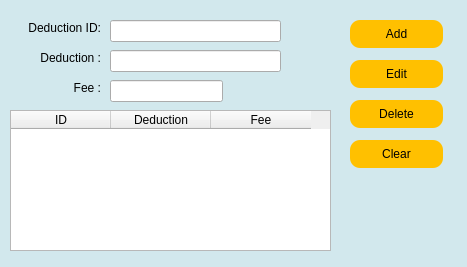
<?xml version="1.0" encoding="UTF-8"?>
<ui version="4.0">
 <class>Dialog</class>
 <widget class="QDialog" name="Dialog">
  <property name="geometry">
   <rect>
    <x>0</x>
    <y>0</y>
    <width>467</width>
    <height>267</height>
   </rect>
  </property>
  <property name="windowTitle">
   <string>Deduction Record</string>
  </property>
  <property name="windowOpacity">
   <double>1.000000000000000</double>
  </property>
  <property name="styleSheet">
   <string notr="true">QDialog{
	background:rgb(210,232,237);
}</string>
  </property>
  <widget class="QLabel" name="label_2">
   <property name="geometry">
    <rect>
     <x>10</x>
     <y>50</y>
     <width>91</width>
     <height>16</height>
    </rect>
   </property>
   <property name="styleSheet">
    <string notr="true"/>
   </property>
   <property name="text">
    <string>Deduction :</string>
   </property>
   <property name="alignment">
    <set>Qt::AlignRight|Qt::AlignTrailing|Qt::AlignVCenter</set>
   </property>
  </widget>
  <widget class="QLineEdit" name="txtFee">
   <property name="geometry">
    <rect>
     <x>110</x>
     <y>80</y>
     <width>113</width>
     <height>22</height>
    </rect>
   </property>
  </widget>
  <widget class="QLineEdit" name="txtDeduct">
   <property name="geometry">
    <rect>
     <x>110</x>
     <y>50</y>
     <width>171</width>
     <height>22</height>
    </rect>
   </property>
  </widget>
  <widget class="QLabel" name="label_3">
   <property name="geometry">
    <rect>
     <x>10</x>
     <y>80</y>
     <width>91</width>
     <height>16</height>
    </rect>
   </property>
   <property name="styleSheet">
    <string notr="true"/>
   </property>
   <property name="text">
    <string>Fee :</string>
   </property>
   <property name="alignment">
    <set>Qt::AlignRight|Qt::AlignTrailing|Qt::AlignVCenter</set>
   </property>
  </widget>
  <widget class="QPushButton" name="btnDelete">
   <property name="geometry">
    <rect>
     <x>350</x>
     <y>100</y>
     <width>93</width>
     <height>28</height>
    </rect>
   </property>
   <property name="styleSheet">
    <string notr="true">QPushButton{
  font-family: &quot;Roboto&quot;, sans-serif;
  text-transform: uppercase;
  outline: 0;
  background:rgb(255,192,0);
  width: 100%;
  border: 0;
  padding: 0px;
  color: #000;
  font-size: 12px;
  border-radius:10px;
}
QPushButton:hover{
	color:white;
	background-color:rgb(239,93,93);
}</string>
   </property>
   <property name="text">
    <string>Delete</string>
   </property>
  </widget>
  <widget class="QPushButton" name="btnEdit">
   <property name="geometry">
    <rect>
     <x>350</x>
     <y>60</y>
     <width>93</width>
     <height>28</height>
    </rect>
   </property>
   <property name="styleSheet">
    <string notr="true">QPushButton{
  font-family: &quot;Roboto&quot;, sans-serif;
  text-transform: uppercase;
  outline: 0;
  background:rgb(255,192,0);
  width: 100%;
  border: 0;
  padding: 0px;
  color: #000;
  font-size: 12px;
  border-radius:10px;
}
QPushButton:hover{
	color:white;
	background-color:rgb(239,93,93);
}</string>
   </property>
   <property name="text">
    <string>Edit</string>
   </property>
  </widget>
  <widget class="QPushButton" name="btnClear">
   <property name="geometry">
    <rect>
     <x>350</x>
     <y>140</y>
     <width>93</width>
     <height>28</height>
    </rect>
   </property>
   <property name="styleSheet">
    <string notr="true">QPushButton{
  font-family: &quot;Roboto&quot;, sans-serif;
  text-transform: uppercase;
  outline: 0;
  background:rgb(255,192,0);
  width: 100%;
  border: 0;
  padding: 0px;
  color: #000;
  font-size: 12px;
  border-radius:10px;
}
QPushButton:hover{
	color:white;
	background-color:rgb(239,93,93);
}</string>
   </property>
   <property name="text">
    <string>Clear</string>
   </property>
  </widget>
  <widget class="QPushButton" name="btnAdd">
   <property name="geometry">
    <rect>
     <x>350</x>
     <y>20</y>
     <width>93</width>
     <height>28</height>
    </rect>
   </property>
   <property name="styleSheet">
    <string notr="true">QPushButton{
  font-family: &quot;Roboto&quot;, sans-serif;
  text-transform: uppercase;
  outline: 0;
  background:rgb(255,192,0);
  width: 100%;
  border: 0;
  padding: 0px;
  color: #000;
  font-size: 12px;
  border-radius:10px;
}
QPushButton:hover{
	color:white;
	background-color:rgb(239,93,93);
}</string>
   </property>
   <property name="text">
    <string>Add</string>
   </property>
  </widget>
  <widget class="QTableWidget" name="tableDeduction">
   <property name="geometry">
    <rect>
     <x>10</x>
     <y>110</y>
     <width>321</width>
     <height>141</height>
    </rect>
   </property>
   <column>
    <property name="text">
     <string>ID</string>
    </property>
   </column>
   <column>
    <property name="text">
     <string>Deduction</string>
    </property>
   </column>
   <column>
    <property name="text">
     <string>Fee</string>
    </property>
   </column>
  </widget>
  <widget class="QLabel" name="label_4">
   <property name="geometry">
    <rect>
     <x>10</x>
     <y>20</y>
     <width>91</width>
     <height>16</height>
    </rect>
   </property>
   <property name="styleSheet">
    <string notr="true"/>
   </property>
   <property name="text">
    <string>Deduction ID:</string>
   </property>
   <property name="alignment">
    <set>Qt::AlignRight|Qt::AlignTrailing|Qt::AlignVCenter</set>
   </property>
  </widget>
  <widget class="QLineEdit" name="txtDeductID">
   <property name="geometry">
    <rect>
     <x>110</x>
     <y>20</y>
     <width>171</width>
     <height>22</height>
    </rect>
   </property>
  </widget>
 </widget>
 <tabstops>
  <tabstop>txtDeductID</tabstop>
  <tabstop>txtDeduct</tabstop>
  <tabstop>txtFee</tabstop>
  <tabstop>btnAdd</tabstop>
  <tabstop>btnEdit</tabstop>
  <tabstop>btnDelete</tabstop>
  <tabstop>btnClear</tabstop>
  <tabstop>tableDeduction</tabstop>
 </tabstops>
 <resources/>
 <connections/>
</ui>
